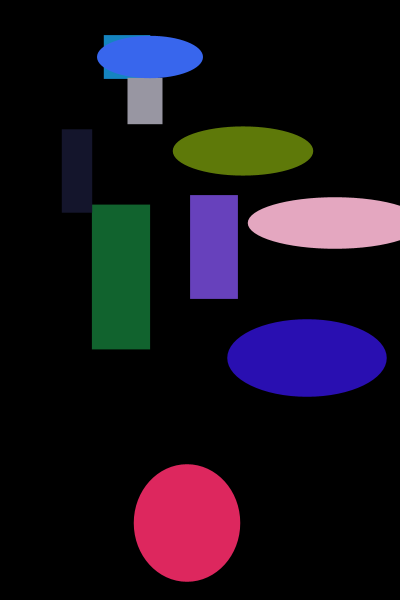
Frame 1 (no input)
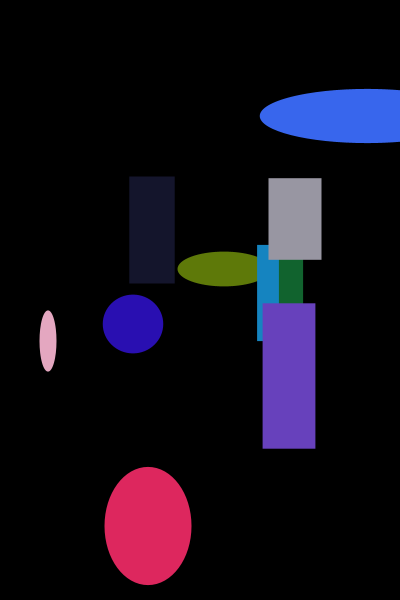
Frame 60 (the mouse pressed at the canvas centre just before this capture)
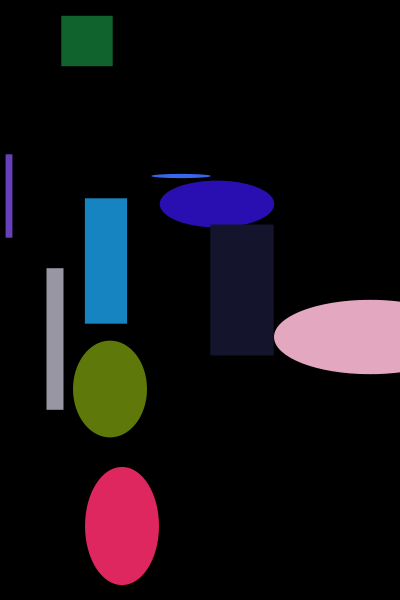
Frame 120 (the mouse held since frame 60 and released just before this capture)

The Processing sketch that drew these frames (run headless with seeded random() and noise(); from frame 60 on, the mouse is pressed at the canvas centre):

// Processing sketch: processing_140488
// ── processing_140488.pde

//Copyrights 2014 kristen chon

final int MAX_FIGS = 10;
 
float  [ ] xVals;
float  [ ] yVals;
float  [ ] dimVals;
float  [ ] deltaDimVals;
 
color  [ ] colorVals;
 
void setup( )
{
  size(400, 600 );
  noStroke( );
  rectMode( CENTER );
  frameRate( 24 );
  smooth( );
   
  xVals = new float[ MAX_FIGS ];
  initFloatArray( xVals, 50, width-50 );
   
  yVals = new float[ MAX_FIGS ];
  initFloatArray( yVals, 50, height-50 );
   
  dimVals = new float[ MAX_FIGS ];
  initFloatArray( dimVals, 5, 40 );
   
  deltaDimVals = new float[ MAX_FIGS ];
  initFloatArray( deltaDimVals, 1, 5 );
   
  colorVals = new color[ MAX_FIGS ];
  initColorArray( colorVals );
}
 
void initFloatArray (float[]anyFloatArray, int minVal, int maxVal)
{
  for(int i = 0; i < anyFloatArray.length; i++)
  {
    anyFloatArray[i] = int(random(minVal, maxVal));
  }
}
 
void initColorArray(color[]anyColorArray)
{
  for(int i = 0; i < anyColorArray.length; i++)
  {
    anyColorArray[i] = color(random(255), random(255), random(255));
  }
}
 
void draw( )
{
   background( 0 );
   drawFigures( );
   moveFigure();
}

void moveFigure() 
{for ( int i = 0; i < dimVals.length; i++)
  {
    xVals[ i ] += dimVals[ i ];
    yVals[ i ] += deltaDimVals[ i ];  
    
    if (xVals[i] + dimVals[i] > width || xVals[i] < 0)
    {
      dimVals[i] = -dimVals[i];
    }
    
    if (yVals[i] + deltaDimVals[i] > width || yVals[i] < 0)
    {
      deltaDimVals[i] = -deltaDimVals[i];
      
    
   
     }    
}
}
  
void drawFigures( )
{
  for( int i = 0; i < xVals.length; i++)
  {
    fill( colorVals[i] );
    if( i %2 == 0 )  // even index
    {
      ellipse( xVals[i], yVals[i], dimVals[i]+xVals[i]*.5, dimVals[i]+yVals[i]*.2);
    }
    else  // odd index
    {
      rect( xVals[i], yVals[i], dimVals[i]+xVals[i]*.2, dimVals[i]+yVals[i]*.4 );     
    }
  } 
}

void keyPressed()
{
  
  if (key == ' ')
  {
    setup();
  }
  else
  {
    exit();
  }
}
